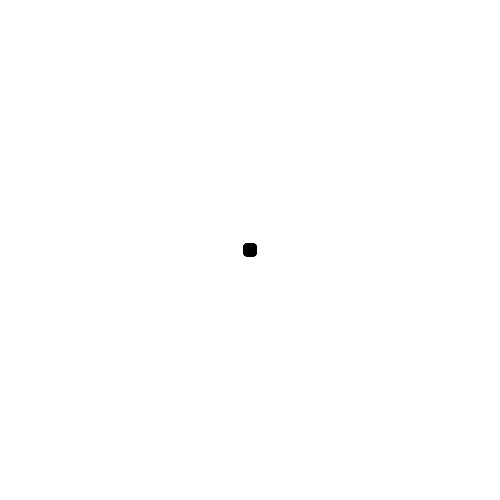
Frame 1 (no input)
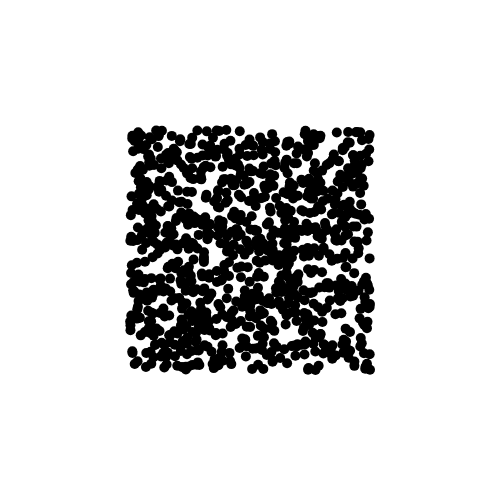
Frame 60 (no input)
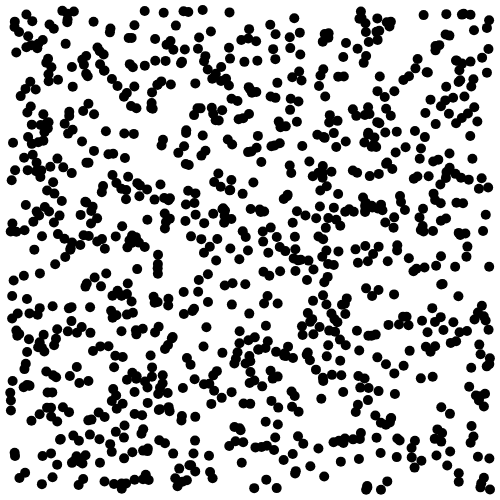
Frame 120 (the mouse pressed at the canvas centre since frame 60)

The p5.js sketch that drew these frames (run headless with seeded random() and noise() and a simulated clock; from frame 60 on, the mouse is pressed at the canvas centre):

// p5.js sketch
// ── sketch.js
var nb = 1000;

var x = Array();
var y = Array();
var vx = Array();
var vy = Array();

function setup()
{
	createCanvas(500,500);

	for (var i=0; i<nb; i=i+1)
	{
		x[i] = 250;
		y[i] = 250;
		vx[i] = random(-2,2);
		vy[i] = random(-2,2);
	}
}

function draw()
{
	background(255);
	noStroke();
	fill(0);
	for (var i=0; i<nb; i=i+1)
	{
		x[i] = x[i] + vx[i];
		y[i] = y[i] + vy[i];

		if (x[i]>=500 || x[i]<=0) vx[i] *= -1;
		if (y[i]>=500 || y[i]<=0) vy[i] *= -1;

		ellipse(x[i],y[i],10,10);
	}
}
